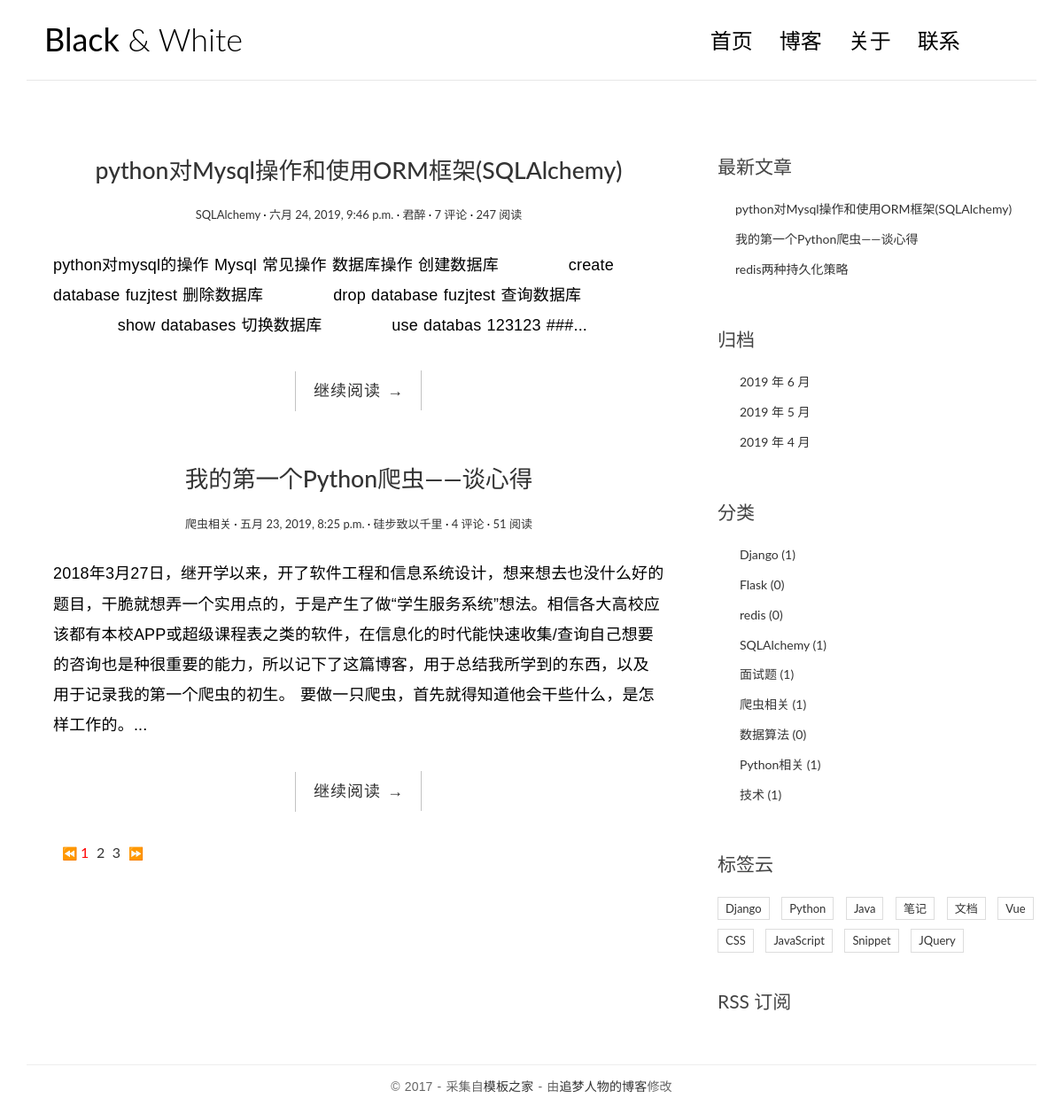
Screenshot of /blog/ with the database file from the repository.
### blog/models.py (models this page shows, shortened)
class Blog(models.Model):
    title = models.CharField('标题', max_length=250)
    author = models.CharField('作者', max_length=20)
    content = models.TextField('内容')
    pub_date = models.DateTimeField('发布时间', auto_now_add=True)
    view_num = models.PositiveIntegerField('阅读量', default=0)
    category = models.ForeignKey(Category, on_delete=models.CASCADE, verbose_name='分类')
    tag = models.ManyToManyField(Tag, verbose_name='标签')
    class Meta:
        ordering = ('-pub_date',)
        verbose_name = '博客'
        verbose_name_plural = verbose_name

class Category(models.Model):
    name = models.CharField('名称', max_length=30)
    class Meta:
        verbose_name = '类别'
        verbose_name_plural = verbose_name

class Tag(models.Model):
    name = models.CharField('名称', max_length=20)
    class Meta:
        verbose_name = '标签'
        verbose_name_plural = verbose_name

### blog/views.py (the view)
def index(request):
    blogs = Blog.objects.all()
    paginator = Paginator(blogs, 2)
    page = request.GET.get('page')
    try:
        bloglist = paginator.page(page)
    except PageNotAnInteger:
        bloglist = paginator.page(1)
    except EmptyPage:
        bloglist = paginator.page(paginator.num_pages)
    bloglist3 = Blog.objects.all()[:3]
    categorylist = Category.objects.all()
    taglist = Tag.objects.all()[:10]
    dates = Blog.objects.dates('pub_date', 'month', order='DESC')[:3]
    return render(request, 'blog/index.html', {'bloglist': bloglist, 'bloglist3': bloglist3,
                                               'categorylist': categorylist, 'taglist': taglist, 'dates': dates})

### templates/blog/index.html (shortened to what this page needs)
<!DOCTYPE html>
<html>
<head>
    <link rel="stylesheet" href="/static/css/bootstrap.min.css">
    <link rel="stylesheet" href="http://code.ionicframework.com/ionicons/2.0.1/css/ionicons.min.css">
    <link rel="stylesheet" href="/static/css/pace.css">
    <link rel="stylesheet" href="/static/css/custom.css">
</head>
<body>
<div class="container">
    <header id="site-header">
        <div class="row">
            <div class="col-md-4 col-sm-5 col-xs-8">
                <div class="logo">
                    <h1><a href="{% url 'blog:index' %}"><b>Black</b> &amp; White</a></h1>
                </div>
            </div>
            <div class="col-md-8 col-sm-7 col-xs-4">
                <nav class="main-nav" role="navigation">
                    <div class="collapse navbar-collapse" id="bs-example-navbar-collapse-1">
                        <ul class="nav navbar-nav navbar-right">
                            <li class="cl-effect-11"><a href="{% url 'blog:index' %}" data-hover="首页">首页</a></li>
                            <li class="cl-effect-11"><a href="full-width.html" data-hover="博客">博客</a></li>
                            <li class="cl-effect-11"><a href="about.html" data-hover="关于">关于</a></li>
                            <li class="cl-effect-11"><a href="contact.html" data-hover="联系">联系</a></li>
                        </ul>
                    </div>
                </nav>
            </div>
        </div>
    </header>
</div>
<div class="content-body">
    <div class="container">
        <div class="row">
            <main class="col-md-8">
                {% for blog in bloglist %}
                    <article class="post post-1">
                        <header class="entry-header">
                            <h1 class="entry-title">
                                <a href="{% url 'blog:blogdetail' blog.id %}">{{ blog.title }}</a>
                            </h1>
                            <div class="entry-meta">
                                <span class="post-category"><a href="#">{{ blog.category.name }}</a></span>
                                <span class="post-date">
                                <a href="#">
                                    <time class="entry-date" datetime="2012-11-09T23:15:57+00:00">
                                        {{ blog.pub_date }}
                                    </time>
                                </a>
                            </span>
                                <span class="post-author"><a href="#">{{ blog.author }}</a></span>
                                <span class="comments-link"><a href="#">{{ blog.comment_set.all.count }} 评论</a></span>
                                <span class="views-count"><a href="#">{{ blog.view_num }} 阅读</a></span>
                            </div>
                        </header>
                        <div class="entry-content clearfix">
                            <p>{{ blog.content|slice:'200' }}...</p>
                            <div class="read-more cl-effect-14">
                                <a href="{% url 'blog:blogdetail' blog.id %}" class="more-link">
                                    继续阅读 <span class="meta-nav">→</span>
                                </a>
                            </div>
                        </div>
                    </article>
                {% empty %}
                    <h2>没有文章</h2>
                {% endfor %}
                    <div class="pagination">
                        <ul>
                            {% if bloglist.has_previous %}
                                <a href="?page={{ bloglist.previous_page_number }}">⏪</a>
                            {% else %}
                                <a href="#">⏪</a>
                            {% endif %}
                            {% for num in bloglist.paginator.page_range %}
                                {% if num == bloglist.number %}
                                    <li class="current"><a href="?page={{ num }}">{{ num }}</a></li>
                                {% else %}
                                    <li><a href="?page={{ num }}">{{ num }}</a></li>
                                {% endif %}
                            {% endfor %}
                            {% if bloglist.has_next %}
                                <a href="?page={{ bloglist.next_page_number }}">⏩</a>
                            {% else %}
                                <a href="#">⏩</a>
                            {% endif %}
                        </ul>
                    </div>
            </main>
            <aside class="col-md-4">
                <div class="widget widget-recent-posts">
                    <h3 class="widget-title">最新文章</h3>
                    <ul>
                        {% for blog in bloglist3 %}
                            <li>
                                <a href="{% url 'blog:blogdetail' blog.id %}">{{ blog.title }}</a>
                            </li>
                        {% endfor %}
                    </ul>
                </div>
                <div class="widget widget-archives">
                    <h3 class="widget-title">归档</h3>
                    <ul>
                        {% for date in dates %}
                            <li>
                                <a href="{% url 'blog:archives' date.year date.month %}">
                                    {{ date.year }} 年 {{ date.month }} 月
                                </a>
                            </li>
                        {% endfor %}
                    </ul>
                </div>
                <div class="widget widget-category">
                    <h3 class="widget-title">分类</h3>
                    <ul>
                        {% for category in categorylist %}
                            <li>
                                <a href="{% url 'blog:category' category.id %}">
                                    {{ category.name }} <span
                                        class="post-count">({{ category.blog_set.all.count }})</span>
                                </a>
                            </li>
                        {% endfor %}
                    </ul>
                </div>
                <div class="widget widget-tag-cloud">
                    <h3 class="widget-title">标签云</h3>
                    <ul>
                        {% for tag in taglist %}
                            <li>
                                <a href="{% url 'blog:tag' tag.id %}">{{ tag.name }}</a>
                            </li>
                        {% endfor %}
                    </ul>
                </div>
                <div class="rss">
                    <a href=""> RSS 订阅</a>
                </div>
            </aside>
        </div>
    </div>
</div>
<footer id="site-footer">
    <div class="container">
        <div class="row">
            <div class="col-md-12">
                <p class="copyright">&copy 2017 - 采集自<a href="http://www.cssmoban.com/"
                                                        target="_blank" title="模板之家">模板之家</a>
                    - 由<a href="http://zmrenwu.com/" title="网页模板" target="_blank">追梦人物的博客</a>修改
                </p>
            </div>
        </div>
    </div>
</footer>
</body>
</html>

### static/css/custom.css (style rules this page uses)
* { outline: none; }
h1, h2, h3, h4, h5, h6 { margin-top: 0; }
b { font-weight: 400; }
a { color: #333; }
body { color: #444; font-family: 'Lato', sans-serif; }
p { font-family: 'Ubuntu', sans-serif; font-weight: 400; word-spacing: 1px; letter-spacing: 0.01em; }
#site-header { background-color: #FFF; padding: 25px 20px; margin-bottom: 40px; border-bottom: 1px solid #e7e7e7; }
.logo h1 a { color: #000; }
.logo h1 { margin: 0; font-family: 'Lato', sans-serif; font-weight: 300; }
.main-nav { margin-top: 11px; max-width: 95%; }
.main-nav a { color: #000000 !important; padding: 0 0 5px 0 !important; margin-right: 30px; font-family: 'Lato', sans-serif; font-weight: 300; font-size: 24px; }
.cl-effect-11 a { padding: 10px 0; color: #0972b4; text-shadow: none; }
.cl-effect-11 a::before { position: absolute; top: 0; left: 0; overflow: hidden; padding: 0 0 5px 0 !important; max-width: 0; border-bottom: 1px solid #000; color: #000; content: attr(data-hover); white-space: nowrap; -webkit-transition: max-width 0.5s; -moz-transition: max-width 0.5s; transition: max-width 0.5s; }
.content-body { padding-bottom: 4em; }
.post { background: #fff; padding: 30px 30px 0; }
.entry-title { text-align: center; font-size: 1.9em; margin-bottom: 20px; line-height: 1.6; padding: 10px 20px 0; }
.entry-meta { text-align: center; color: #DDDDDD; font-size: 13px; margin-bottom: 30px; }
.entry-content { font-size: 18px; line-height: 1.9; font-weight: 300; color: #000; }
.post-category::after, .post-date::after, .post-author::after, .comments-link::after { content: ' ·'; color: #000; }
.read-more { font-family: 'Ubuntu', sans-serif; font-weight: 400; word-spacing: 1px; letter-spacing: 0.01em; text-align: center; margin-top: 20px; }
.cl-effect-14 a { padding: 0 20px; height: 45px; line-height: 45px; position: relative; display: inline-block; margin: 15px 25px; letter-spacing: 1px; font-weight: 400; text-shadow: 0 0 1px rgba(255, 255, 255, 0.3); }
.cl-effect-14 a::before, .cl-effect-14 a::after { position: absolute; width: 45px; height: 1px; background: #C3C3C3; content: ''; -webkit-transition: all 0.3s; -moz-transition: all 0.3s; transition: all 0.3s; pointer-events: none; }
.cl-effect-14 a::before { top: 0; left: 0; -webkit-transform: rotate(90deg); -moz-transform: rotate(90deg); transform: rotate(90deg); -webkit-transform-origin: 0 0; -moz-transform-origin: 0 0; transform-origin: 0 0; }
.cl-effect-14 a::after { right: 0; bottom: 0; -webkit-transform: rotate(90deg); -moz-transform: rotate(90deg); transform: rotate(90deg); -webkit-transform-origin: 100% 0; -moz-transform-origin: 100% 0; transform-origin: 100% 0; }
.widget { background: #fff; padding: 30px 0 0; }
.widget-title { font-size: 1.5em; margin-bottom: 20px; line-height: 1.6; padding: 10px 0 0; font-weight: 400; }
.widget-recent-posts ul { padding: 0; margin: 0; padding-left: 20px; }
.widget-recent-posts ul li { list-style-type: none; position: relative; line-height: 170%; margin-bottom: 10px; }
.widget-recent-posts ul li::before { content: '\f3d3'; font-family: "Ionicons"; position: absolute; left: -17px; top: 3px; font-size: 16px; color: #000; }
.widget-archives ul { padding: 0; margin: 0; padding-left: 25px; }
.widget-archives ul li { list-style-type: none; position: relative; line-height: 170%; margin-bottom: 10px; }
.widget-archives ul li::before { content: '\f3f3'; font-family: "Ionicons"; position: absolute; left: -25px; top: 1px; font-size: 16px; color: #000; }
.widget-category ul { padding: 0; margin: 0; padding-left: 25px; }
.widget-category ul li { list-style-type: none; position: relative; line-height: 170%; margin-bottom: 10px; }
.widget-category ul li::before { content: '\f3fe'; font-family: "Ionicons"; position: absolute; left: -25px; top: 1px; font-size: 18px; color: #000; }
.widget-tag-cloud ul { padding: 0; margin: 0; margin-right: -10px; }
.widget-tag-cloud ul li { list-style-type: none; font-size: 13px; display: inline-block; margin-right: 10px; margin-bottom: 10px; padding: 3px 8px; border: 1px solid #ddd; }
.rss { font-size: 21px; margin-top: 30px; }
.rss a { color: #444; }
#site-footer { padding-top: 10px; padding: 0 0 1.5em 0; }
.copyright { text-align: center; padding-top: 1em; margin: 0; border-top: 1px solid #eee; color: #666; }
.pagination ul { list-style: none; }
.pagination ul li { display: inline-block; font-size: 16px; margin-right: 5px; }
.current a { color: red; }

### rows the page displays
Blog: title "python对Mysql操作和使用ORM框架(SQLAlchemy)", category.name "SQLAlchemy", pub_date "六月 24, 2019, 9:46 p.m.", author "君醉", comment_set.all.count "7", view_num "247", content "python对mysql的操作 Mysql 常见操作 数据库操作 创建数据库 create database fuzjtest 删除数据库 drop database fuzjtest 查询数据库 show databases 切换数据库 use databas 123123 ###"
Blog: title "我的第一个Python爬虫——谈心得", category.name "爬虫相关", pub_date "五月 23, 2019, 8:25 p.m.", author "硅步致以千里", comment_set.all.count "4", view_num "51", content "2018年3月27日，继开学以来，开了软件工程和信息系统设计，想来想去也没什么好的题目，干脆就想弄一个实用点的，于是产生了做“学生服务系统”想法。相信各大高校应该都有本校APP或超级课程表之类的软件，在信息化的时代能快速收集/查询自己想要的咨询也是种很重要的能力，所以记下了这篇博客，用于总结我所学到的东西，以及用于记录我的第一个爬虫的初生。 要做一只爬虫，首先就得知道他会干些什么，是怎样工作的。"
Blog: title "redis两种持久化策略"
Category: name "Django", blog_set.all.count "1"
Category: name "Flask", blog_set.all.count "0"
Category: name "redis", blog_set.all.count "0"
Category: name "SQLAlchemy", blog_set.all.count "1"
Category: name "面试题", blog_set.all.count "1"
Category: name "爬虫相关", blog_set.all.count "1"
Category: name "数据算法", blog_set.all.count "0"
Category: name "Python相关", blog_set.all.count "1"
Category: name "技术", blog_set.all.count "1"
Tag: name "Django"
Tag: name "Python"
Tag: name "Java"
Tag: name "笔记"
Tag: name "文档"
Tag: name "Vue"
Tag: name "CSS"
Tag: name "JavaScript"
Tag: name "Snippet"
Tag: name "JQuery"

### other values shown
{{ num }} "1"
{{ num }} "2" "3"
{{ date.year }} "2019" "2019" "2019"
{{ date.month }} "6" "5" "4"
